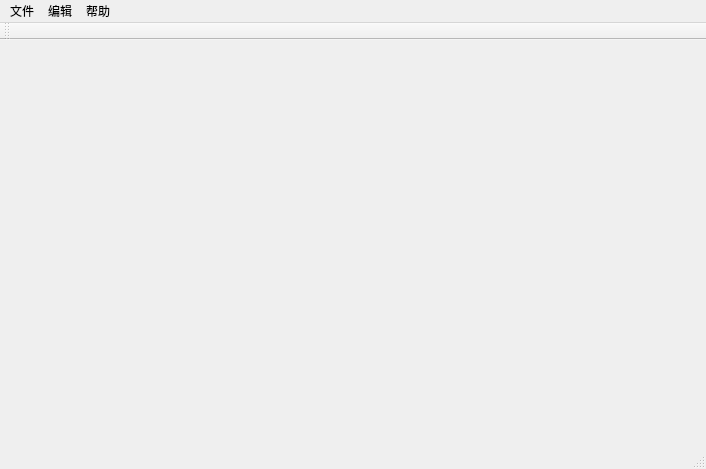
<?xml version="1.0" encoding="UTF-8"?>
<ui version="4.0">
 <class>ImageMiniLabClass</class>
 <widget class="QMainWindow" name="ImageMiniLabClass">
  <property name="geometry">
   <rect>
    <x>0</x>
    <y>0</y>
    <width>706</width>
    <height>469</height>
   </rect>
  </property>
  <property name="windowTitle">
   <string>ImageMiniLab</string>
  </property>
  <widget class="QWidget" name="centralWidget">
   <layout class="QGridLayout" name="gridLayout">
    <item row="0" column="0">
     <widget class="ShowWid" name="ShowWidget" native="true">
      <property name="minimumSize">
       <size>
        <width>300</width>
        <height>200</height>
       </size>
      </property>
     </widget>
    </item>
   </layout>
  </widget>
  <widget class="QMenuBar" name="menuBar">
   <property name="geometry">
    <rect>
     <x>0</x>
     <y>0</y>
     <width>706</width>
     <height>23</height>
    </rect>
   </property>
   <widget class="QMenu" name="menu">
    <property name="title">
     <string>文件</string>
    </property>
    <addaction name="ActOpen"/>
    <addaction name="ActClose"/>
    <addaction name="ActSave"/>
    <addaction name="ActSaveAs"/>
   </widget>
   <widget class="QMenu" name="menu_2">
    <property name="title">
     <string>编辑</string>
    </property>
    <addaction name="ActUndo"/>
   </widget>
   <widget class="QMenu" name="menu_3">
    <property name="title">
     <string>帮助</string>
    </property>
    <addaction name="ActAbout"/>
   </widget>
   <addaction name="menu"/>
   <addaction name="menu_2"/>
   <addaction name="menu_3"/>
  </widget>
  <widget class="QToolBar" name="mainToolBar">
   <attribute name="toolBarArea">
    <enum>TopToolBarArea</enum>
   </attribute>
   <attribute name="toolBarBreak">
    <bool>false</bool>
   </attribute>
  </widget>
  <widget class="QStatusBar" name="StatusBar"/>
  <action name="ActUndo">
   <property name="text">
    <string>撤销</string>
   </property>
  </action>
  <action name="ActOpen">
   <property name="text">
    <string>打开</string>
   </property>
  </action>
  <action name="ActClose">
   <property name="text">
    <string>关闭</string>
   </property>
  </action>
  <action name="ActSave">
   <property name="text">
    <string>保存</string>
   </property>
  </action>
  <action name="ActSaveAs">
   <property name="text">
    <string>另存为</string>
   </property>
  </action>
  <action name="ActAbout">
   <property name="text">
    <string>关于</string>
   </property>
  </action>
 </widget>
 <layoutdefault spacing="6" margin="11"/>
 <customwidgets>
  <customwidget>
   <class>ShowWid</class>
   <extends>QWidget</extends>
   <header>ShowWid.h</header>
   <container>1</container>
  </customwidget>
 </customwidgets>
 <resources>
  <include location="imageminilab.qrc"/>
 </resources>
 <connections/>
</ui>
